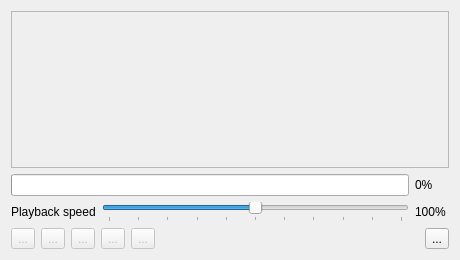
<?xml version="1.0" encoding="UTF-8"?>
<ui version="4.0">
 <class>TapeWin</class>
 <widget class="QDialog" name="TapeWin">
  <property name="geometry">
   <rect>
    <x>0</x>
    <y>0</y>
    <width>460</width>
    <height>260</height>
   </rect>
  </property>
  <property name="windowTitle">
   <string>Tape player</string>
  </property>
  <property name="windowIcon">
   <iconset resource="../xpeccy.qrc">
    <normaloff>:/images/tape.png</normaloff>:/images/tape.png</iconset>
  </property>
  <layout class="QVBoxLayout" name="verticalLayout">
   <item>
    <widget class="xTapeCatTable" name="tapeList">
     <property name="enabled">
      <bool>false</bool>
     </property>
     <property name="editTriggers">
      <set>QAbstractItemView::NoEditTriggers</set>
     </property>
     <property name="selectionMode">
      <enum>QAbstractItemView::NoSelection</enum>
     </property>
     <property name="selectionBehavior">
      <enum>QAbstractItemView::SelectRows</enum>
     </property>
     <property name="gridStyle">
      <enum>Qt::DotLine</enum>
     </property>
     <attribute name="horizontalHeaderStretchLastSection">
      <bool>true</bool>
     </attribute>
     <attribute name="verticalHeaderVisible">
      <bool>false</bool>
     </attribute>
     <attribute name="verticalHeaderMinimumSectionSize">
      <number>17</number>
     </attribute>
     <attribute name="verticalHeaderDefaultSectionSize">
      <number>17</number>
     </attribute>
    </widget>
   </item>
   <item>
    <layout class="QHBoxLayout" name="horizontalLayout_3">
     <item>
      <widget class="QProgressBar" name="tapeBar">
       <property name="value">
        <number>0</number>
       </property>
       <property name="textVisible">
        <bool>false</bool>
       </property>
      </widget>
     </item>
     <item>
      <widget class="QLabel" name="labBarVal">
       <property name="minimumSize">
        <size>
         <width>34</width>
         <height>0</height>
        </size>
       </property>
       <property name="text">
        <string>0%</string>
       </property>
      </widget>
     </item>
    </layout>
   </item>
   <item>
    <layout class="QHBoxLayout" name="horizontalLayout_2">
     <item>
      <widget class="QLabel" name="labSpeed">
       <property name="toolTip">
        <string>How fast the tape signal is played, in per cent of normal. A few images made on machines with an unusual clock load only when it is nudged either way</string>
       </property>
       <property name="text">
        <string>Playback speed</string>
       </property>
      </widget>
     </item>
     <item>
      <widget class="xSlider" name="sldSpeed">
       <property name="toolTip">
        <string>How fast the tape signal is played, in per cent of normal. A few images made on machines with an unusual clock load only when it is nudged either way</string>
       </property>
       <property name="minimum">
        <number>95</number>
       </property>
       <property name="maximum">
        <number>105</number>
       </property>
       <property name="pageStep">
        <number>1</number>
       </property>
       <property name="value">
        <number>100</number>
       </property>
       <property name="orientation">
        <enum>Qt::Horizontal</enum>
       </property>
       <property name="tickPosition">
        <enum>QSlider::TicksBelow</enum>
       </property>
       <property name="tickInterval">
        <number>1</number>
       </property>
      </widget>
     </item>
     <item>
      <widget class="QLabel" name="labSpeedVal">
       <property name="minimumSize">
        <size>
         <width>34</width>
         <height>0</height>
        </size>
       </property>
       <property name="text">
        <string>100%</string>
       </property>
      </widget>
     </item>
    </layout>
   </item>
   <item>
    <layout class="QHBoxLayout" name="horizontalLayout">
     <item>
      <widget class="QToolButton" name="recBut">
       <property name="iconSize">
        <size>
         <width>20</width>
         <height>20</height>
        </size>
       </property>
       <property name="toolTip">
        <string>Record</string>
       </property>
       <property name="enabled">
        <bool>false</bool>
       </property>
       <property name="text">
        <string>...</string>
       </property>
       <property name="icon">
        <iconset resource="../xpeccy.qrc">
         <normaloff>:/images/tape-rec.png</normaloff>:/images/tape-rec.png</iconset>
       </property>
      </widget>
     </item>
     <item>
      <widget class="QToolButton" name="playBut">
       <property name="iconSize">
        <size>
         <width>20</width>
         <height>20</height>
        </size>
       </property>
       <property name="toolTip">
        <string>Play</string>
       </property>
       <property name="enabled">
        <bool>false</bool>
       </property>
       <property name="text">
        <string>...</string>
       </property>
       <property name="icon">
        <iconset resource="../xpeccy.qrc">
         <normaloff>:/images/tape-play.png</normaloff>:/images/tape-play.png</iconset>
       </property>
      </widget>
     </item>
     <item>
      <widget class="QToolButton" name="tbRewind">
       <property name="iconSize">
        <size>
         <width>20</width>
         <height>20</height>
        </size>
       </property>
       <property name="toolTip">
        <string>Rewind to the start</string>
       </property>
       <property name="enabled">
        <bool>false</bool>
       </property>
       <property name="text">
        <string>...</string>
       </property>
       <property name="icon">
        <iconset resource="../xpeccy.qrc">
         <normaloff>:/images/tape-rewind.png</normaloff>:/images/tape-rewind.png</iconset>
       </property>
      </widget>
     </item>
     <item>
      <widget class="QToolButton" name="stopBut">
       <property name="iconSize">
        <size>
         <width>20</width>
         <height>20</height>
        </size>
       </property>
       <property name="toolTip">
        <string>Stop</string>
       </property>
       <property name="enabled">
        <bool>false</bool>
       </property>
       <property name="text">
        <string>...</string>
       </property>
       <property name="icon">
        <iconset resource="../xpeccy.qrc">
         <normaloff>:/images/tape-stop.png</normaloff>:/images/tape-stop.png</iconset>
       </property>
      </widget>
     </item>
     <item>
      <widget class="QToolButton" name="tbEject">
       <property name="iconSize">
        <size>
         <width>20</width>
         <height>20</height>
        </size>
       </property>
       <property name="toolTip">
        <string>Eject the tape</string>
       </property>
       <property name="enabled">
        <bool>false</bool>
       </property>
       <property name="text">
        <string>...</string>
       </property>
       <property name="icon">
        <iconset resource="../xpeccy.qrc">
         <normaloff>:/images/tape-eject.png</normaloff>:/images/tape-eject.png</iconset>
       </property>
      </widget>
     </item>
     <item>
      <spacer name="horizontalSpacer">
       <property name="orientation">
        <enum>Qt::Horizontal</enum>
       </property>
       <property name="sizeHint" stdset="0">
        <size>
         <width>40</width>
         <height>20</height>
        </size>
       </property>
      </spacer>
     </item>
     <item>
      <widget class="QToolButton" name="loadBut">
       <property name="iconSize">
        <size>
         <width>20</width>
         <height>20</height>
        </size>
       </property>
       <property name="toolTip">
        <string>Open a tape image</string>
       </property>
       <property name="text">
        <string>...</string>
       </property>
       <property name="icon">
        <iconset resource="../xpeccy.qrc">
         <normaloff>:/images/fileopen.png</normaloff>:/images/fileopen.png</iconset>
       </property>
      </widget>
     </item>
    </layout>
   </item>
  </layout>
 </widget>
 <customwidgets>
  <customwidget>
   <class>xTapeCatTable</class>
   <extends>QTableView</extends>
   <header>stdlib.h</header>
  </customwidget>
  <customwidget>
   <class>xSlider</class>
   <extends>QSlider</extends>
   <header location="global">stdlib.h</header>
  </customwidget>
 </customwidgets>
 <resources>
  <include location="../xpeccy.qrc"/>
 </resources>
 <connections/>
</ui>
